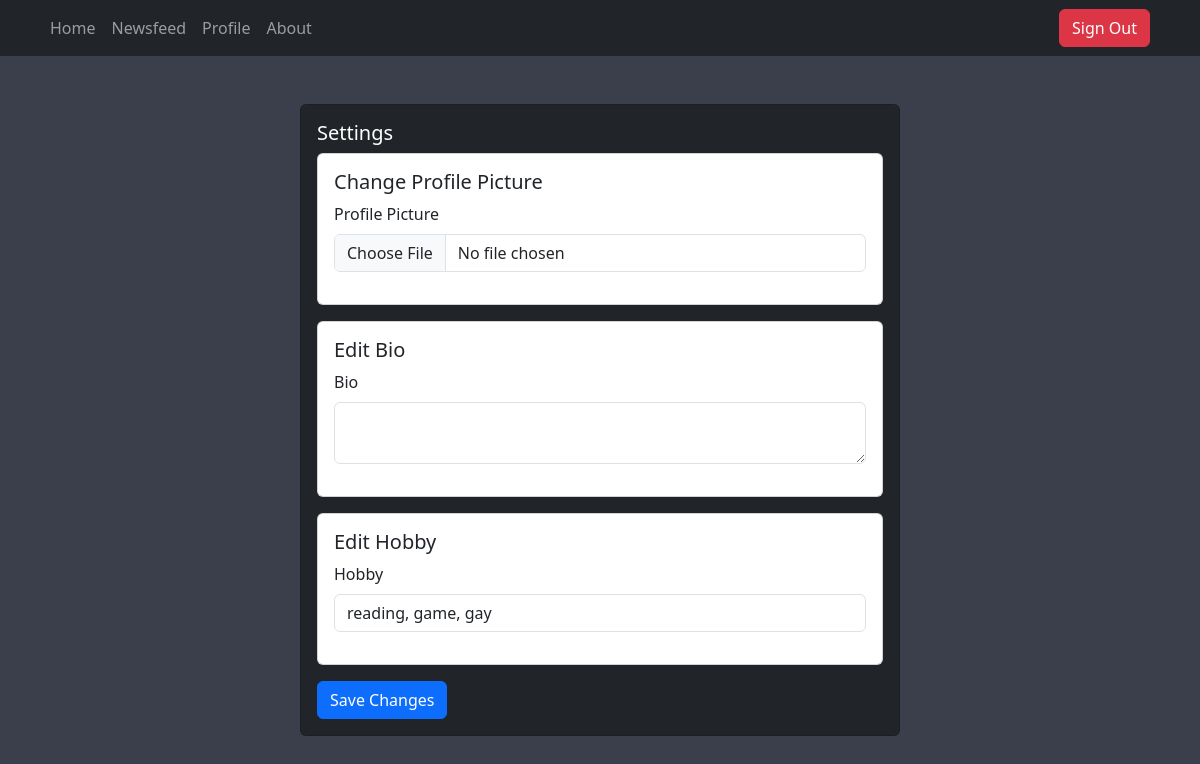
Page /setting (signed in) on the earlier database version.
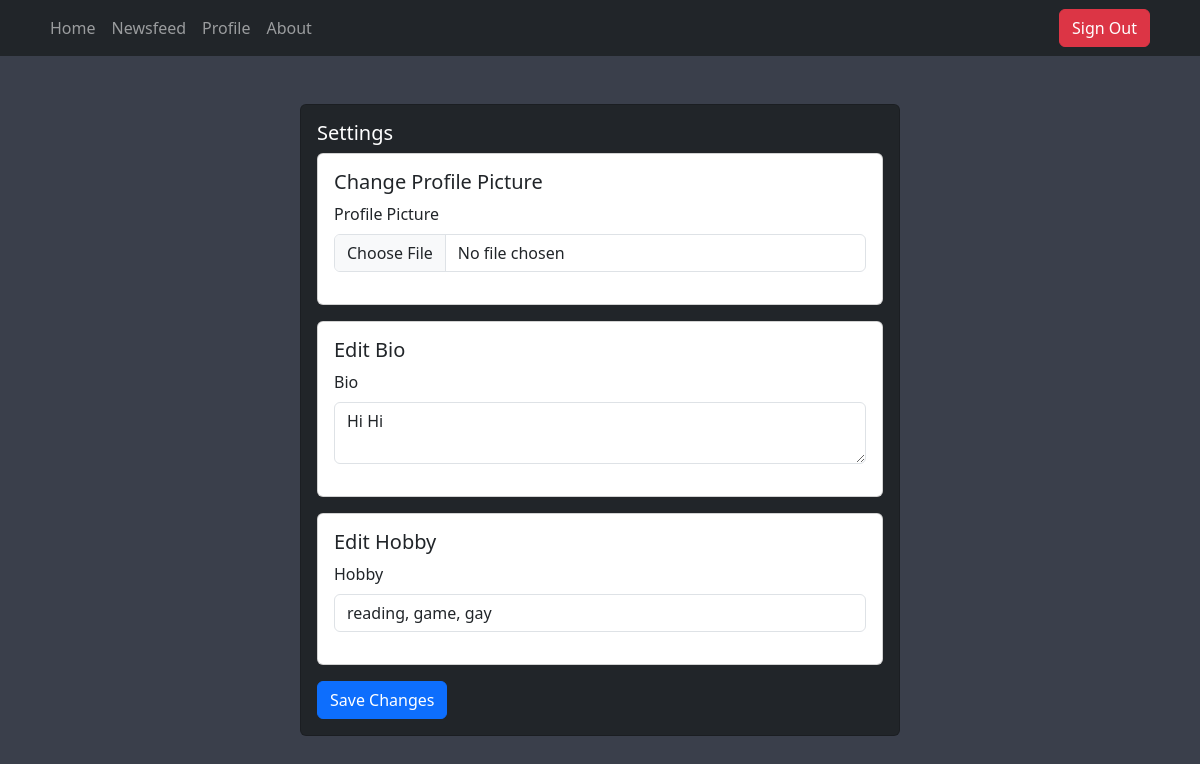
Same page on the later database version.
### home/models.py (models this page shows, shortened)
class Profile(models.Model):
    user = models.ForeignKey(User, on_delete=models.CASCADE)
    bio=models.TextField(null=True,blank=True)
    hobbies = models.ManyToManyField(Hobby)
    profile_photo = models.ImageField(null=True, blank=True)
    friends = models.ManyToManyField('self', through='Friendship', symmetrical=False, blank=True)
    uid=models.IntegerField(null=True,blank=True)

class Hobby(models.Model):
    title = models.CharField(max_length=40)
    def __str__(self):
        return self.title

### home/views.py (the view, shortened to what this page needs)
# urls.py: path("setting",views.setting,name="settingpage"),
@login_required(login_url="signinpage")
def setting(request):
    user = request.user
    profile = Profile.objects.get(user=user)
    data = {"profile": profile}
    return render(request, "home/setting.html", data)

### templates/home/setting.html (shortened to what this page needs)
{% extends 'layout.html' %}
{% block yield %}
<div class="card bg-dark text-white mt-5 mx-auto" style="max-width: 600px;">
  <div class="card-body">
    <h5 class="card-title text-white">Settings</h5>
    <div class="card-text">
      <div class="card mb-3">
        <div class="card-body">
          <h5 class="card-title">Change Profile Picture</h5>
          <form method="POST" enctype="multipart/form-data">
            <div class="mb-3">
              <label for="profile-picture" class="form-label">Profile Picture</label>
              <input type="file" class="form-control" id="profile-picture" name="profile_picture">
            </div>
          </div>
        </div>
        <div class="card mb-3">
          <div class="card-body">
            <h5 class="card-title">Edit Bio</h5>
            <div class="mb-3">
              <label for="bio" class="form-label">Bio</label>
              <textarea class="form-control" id="bio" name="bio">{{ profile.bio }}</textarea>
            </div>
          </div>
        </div>
        <div class="card mb-3">
          <div class="card-body">
            <h5 class="card-title">Edit Hobby</h5>
            <div class="mb-3">
              <label for="hobby" class="form-label">Hobby</label>
              <input type="text" class="form-control" id="hobby" name="hobby" value="{% for hobby in profile.hobbies.all %}{{ hobby }}{% if not forloop.last %}, {% endif %}{% endfor %}">
            </div>
          </div>
        </div>
        <button type="submit" class="btn btn-primary">Save Changes</button>
    </div>
  </div>
</div>
{% endblock %}

### templates/layout.html (shortened to what this page needs)
{% load static %}
<!doctype html>
<html lang="en">
  <head>
    <link href="https://cdn.jsdelivr.net/npm/bootstrap@5.3.0-alpha3/dist/css/bootstrap.min.css" rel="stylesheet">
    <link rel="stylesheet" href="{% static 'main.css' %}">
  </head>
  <body>
  	{% include 'navbar.html' %}
  	<div class="container">
	  	{% block yield %}
	  	{% endblock %}
  	</div>
  </body>
</html>

### templates/navbar.html (shortened to what this page needs)
<nav class="navbar navbar-expand-lg navbar-dark bg-dark">
    <div class="container">
        <div class="collapse navbar-collapse justify-content-between" id="navbarNav">
            <ul class="navbar-nav">
                <li class="nav-item">
                    <a class="nav-link" href="{% url 'homepage' %}">Home</a>
                </li>
                {% if user.is_authenticated %}
                 <li class="nav-item">
                    <a class="nav-link" href="{% url 'newsfeedpage' %}">Newsfeed</a>
                </li>
                 <li class="nav-item">
                    <a class="nav-link" href="{% url 'profilepage' user.id %}">Profile</a>
                </li>
                {% endif %}
                <li class="nav-item">
                    <a class="nav-link" href="{% url 'aboutpage' %}">About</a>
                </li>
            </ul>
            <ul class="navbar-nav">
                {% if user.is_authenticated %}
                    <li class="nav-item">
                    <a class="btn btn-danger mx-2" href="{% url 'signoutpage' %}">Sign Out</a>
                </li>
                {% endif %}
            </ul>
        </div>
    </div>
</nav>

### static/main.css (style rules this page uses)
body { background-color: #3a3f4b; color: #fff; }

Differences in the rows shown:
changed Profile "reading, game, gay": bio (not shown) → "Hi Hi"
